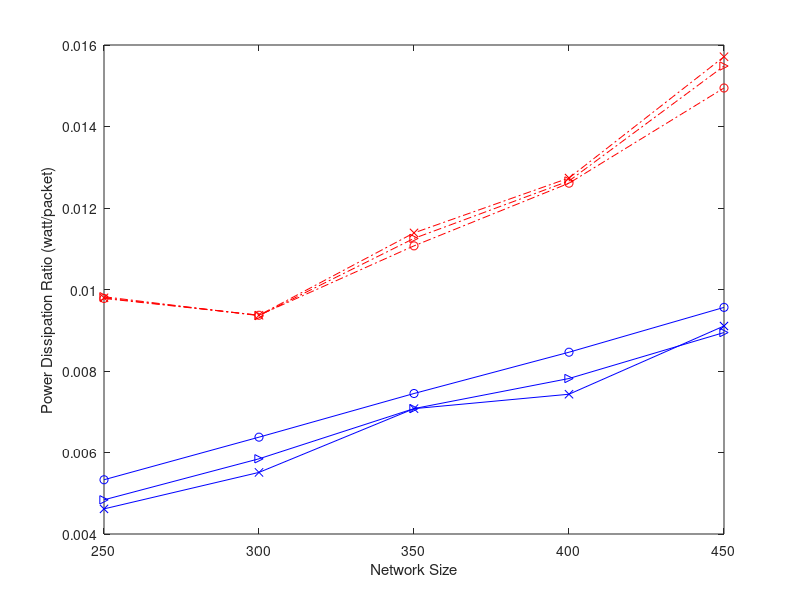

Here is the MATLAB script that generated this plot: (Note: this script raises an error after producing the figure.)
% Plot network energy consumption per packet, fixed: xi=14, var traffic load=0.4,0.45,0.5. var size: 250,300,350,400,450
% PRI-basic, PRI-ASM (adaptive schedule maintaince)
basic_4=[70.41774881	67.45241289	79.71085305	90.78244542	107.6039712];
basic_45=[70.72305123	67.37528325	81.03061446	91.17684174	111.4830646];
basic_5=[70.5314483	67.44815653	82.00277936	91.6987041	113.1266049];
asm_4=[38.38516761	45.91092507	53.62422415	60.91965561	68.83930906];
asm_45=[34.83729613	42.08711774	50.95667982	56.27355608	64.3957733];
asm_5=[33.23686122	39.68461318	50.94573544	53.49704308	65.55156819];

figure;
hold off;
network_size=250:50:450;
plot(network_size,basic_4./7200,'ro-.');
hold on;
plot(network_size,basic_45./7200,'r>-.');
plot(network_size,basic_5./7200,'rx-.');


plot(network_size,asm_4./7200,'bo-');
plot(network_size,asm_45./7200,'b>-');
plot(network_size,asm_5./7200,'bx-');

% set(gca,'XTick',0.05:0.05:0.5);
% set(gca,'XTickLabel',0.05:0.05:0.5);
%set(gca,'Xdir','reverse')
%axis([0.05 0.5 0.012 0.026]);
xlabel('Network Size');
ylabel('Power Dissipation Ratio (watt/packet)');
legend('PRI-basic, 0.4','PRI-basic, 0.45','PRI-basic, 0.5', ...
    'PRI-ASM, 0.4','PRI-ASM, 0.45','PRI-ASM, 0.5',2);
% grid on;